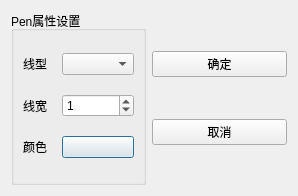
<?xml version="1.0" encoding="UTF-8"?>
<ui version="4.0">
 <class>PenDialog</class>
 <widget class="QDialog" name="PenDialog">
  <property name="geometry">
   <rect>
    <x>0</x>
    <y>0</y>
    <width>298</width>
    <height>196</height>
   </rect>
  </property>
  <property name="windowTitle">
   <string>PenDialog</string>
  </property>
  <layout class="QHBoxLayout" name="horizontalLayout">
   <item>
    <widget class="QGroupBox" name="groupBox">
     <property name="title">
      <string>Pen属性设置</string>
     </property>
     <layout class="QGridLayout" name="gridLayout">
      <item row="0" column="0">
       <widget class="QLabel" name="label1">
        <property name="text">
         <string>线型</string>
        </property>
       </widget>
      </item>
      <item row="0" column="1">
       <widget class="QComboBox" name="styleComboBox"/>
      </item>
      <item row="1" column="0">
       <widget class="QLabel" name="label2">
        <property name="text">
         <string>线宽</string>
        </property>
       </widget>
      </item>
      <item row="1" column="1">
       <widget class="QSpinBox" name="widthSpinBox">
        <property name="value">
         <number>1</number>
        </property>
       </widget>
      </item>
      <item row="2" column="0">
       <widget class="QLabel" name="label3">
        <property name="text">
         <string>颜色</string>
        </property>
       </widget>
      </item>
      <item row="2" column="1">
       <widget class="QPushButton" name="colorBtn">
        <property name="text">
         <string/>
        </property>
       </widget>
      </item>
     </layout>
    </widget>
   </item>
   <item>
    <layout class="QVBoxLayout" name="verticalLayout">
     <property name="spacing">
      <number>1</number>
     </property>
     <item>
      <spacer name="vSpacer1">
       <property name="orientation">
        <enum>Qt::Orientation::Vertical</enum>
       </property>
       <property name="sizeHint" stdset="0">
        <size>
         <width>20</width>
         <height>28</height>
        </size>
       </property>
      </spacer>
     </item>
     <item>
      <widget class="QPushButton" name="yesBtn">
       <property name="text">
        <string>确定</string>
       </property>
      </widget>
     </item>
     <item>
      <spacer name="vSpacer2">
       <property name="orientation">
        <enum>Qt::Orientation::Vertical</enum>
       </property>
       <property name="sizeHint" stdset="0">
        <size>
         <width>20</width>
         <height>28</height>
        </size>
       </property>
      </spacer>
     </item>
     <item>
      <widget class="QPushButton" name="noBtn">
       <property name="text">
        <string>取消</string>
       </property>
      </widget>
     </item>
     <item>
      <spacer name="vSpacer3">
       <property name="orientation">
        <enum>Qt::Orientation::Vertical</enum>
       </property>
       <property name="sizeHint" stdset="0">
        <size>
         <width>20</width>
         <height>28</height>
        </size>
       </property>
      </spacer>
     </item>
    </layout>
   </item>
  </layout>
 </widget>
 <resources/>
 <connections/>
</ui>
